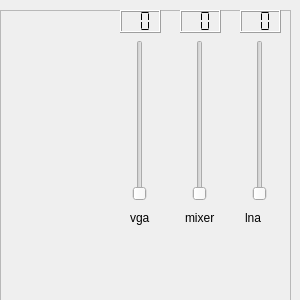
<?xml version="1.0" encoding="UTF-8"?>
<ui version="4.0">
 <class>airspyWidget</class>
 <widget class="QWidget" name="airspyWidget">
  <property name="geometry">
   <rect>
    <x>0</x>
    <y>0</y>
    <width>300</width>
    <height>300</height>
   </rect>
  </property>
  <property name="windowTitle">
   <string>AIRSPY control</string>
  </property>
  <widget class="QFrame" name="frame">
   <property name="geometry">
    <rect>
     <x>0</x>
     <y>10</y>
     <width>291</width>
     <height>291</height>
    </rect>
   </property>
   <property name="frameShape">
    <enum>QFrame::StyledPanel</enum>
   </property>
   <property name="frameShadow">
    <enum>QFrame::Raised</enum>
   </property>
   <widget class="QSlider" name="lnagainSlider">
    <property name="geometry">
     <rect>
      <x>250</x>
      <y>30</y>
      <width>20</width>
      <height>161</height>
     </rect>
    </property>
    <property name="maximum">
     <number>14</number>
    </property>
    <property name="orientation">
     <enum>Qt::Vertical</enum>
    </property>
   </widget>
   <widget class="QLCDNumber" name="lnagainDisplay">
    <property name="geometry">
     <rect>
      <x>240</x>
      <y>0</y>
      <width>41</width>
      <height>23</height>
     </rect>
    </property>
    <property name="digitCount">
     <number>2</number>
    </property>
    <property name="segmentStyle">
     <enum>QLCDNumber::Flat</enum>
    </property>
   </widget>
   <widget class="QSlider" name="mixergainSlider">
    <property name="geometry">
     <rect>
      <x>190</x>
      <y>30</y>
      <width>20</width>
      <height>161</height>
     </rect>
    </property>
    <property name="maximum">
     <number>15</number>
    </property>
    <property name="orientation">
     <enum>Qt::Vertical</enum>
    </property>
   </widget>
   <widget class="QLCDNumber" name="mixergainDisplay">
    <property name="geometry">
     <rect>
      <x>180</x>
      <y>0</y>
      <width>41</width>
      <height>23</height>
     </rect>
    </property>
    <property name="digitCount">
     <number>2</number>
    </property>
    <property name="segmentStyle">
     <enum>QLCDNumber::Flat</enum>
    </property>
   </widget>
   <widget class="QSlider" name="vgagainSlider">
    <property name="geometry">
     <rect>
      <x>130</x>
      <y>30</y>
      <width>20</width>
      <height>161</height>
     </rect>
    </property>
    <property name="maximum">
     <number>15</number>
    </property>
    <property name="orientation">
     <enum>Qt::Vertical</enum>
    </property>
   </widget>
   <widget class="QLCDNumber" name="vgagainDisplay">
    <property name="geometry">
     <rect>
      <x>120</x>
      <y>0</y>
      <width>41</width>
      <height>23</height>
     </rect>
    </property>
    <property name="digitCount">
     <number>2</number>
    </property>
    <property name="segmentStyle">
     <enum>QLCDNumber::Flat</enum>
    </property>
   </widget>
   <widget class="QLabel" name="label_lna">
    <property name="geometry">
     <rect>
      <x>245</x>
      <y>200</y>
      <width>31</width>
      <height>16</height>
     </rect>
    </property>
    <property name="text">
     <string>lna</string>
    </property>
   </widget>
   <widget class="QLabel" name="label_mixer">
    <property name="geometry">
     <rect>
      <x>185</x>
      <y>200</y>
      <width>41</width>
      <height>16</height>
     </rect>
    </property>
    <property name="text">
     <string>mixer</string>
    </property>
   </widget>
   <widget class="QLabel" name="label_vga">
    <property name="geometry">
     <rect>
      <x>130</x>
      <y>200</y>
      <width>31</width>
      <height>16</height>
     </rect>
    </property>
    <property name="text">
     <string>vga</string>
    </property>
   </widget>
   <widget class="QLabel" name="serial_number_display">
    <property name="geometry">
     <rect>
      <x>10</x>
      <y>220</y>
      <width>271</width>
      <height>16</height>
     </rect>
    </property>
    <property name="text">
     <string/>
    </property>
   </widget>
   <widget class="QLabel" name="samplerate_display">
    <property name="geometry">
     <rect>
      <x>10</x>
      <y>200</y>
      <width>111</width>
      <height>16</height>
     </rect>
    </property>
    <property name="text">
     <string/>
    </property>
   </widget>
  </widget>
 </widget>
 <resources/>
 <connections/>
</ui>
